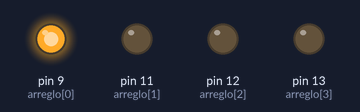
The sketch below on a simulated Arduino Uno, built with avr-gcc and run on an emulated ATmega328P. On the bench: output pins drawn as LEDs (lit = HIGH).

Above: at 0.05 s.
At 0.65 s:
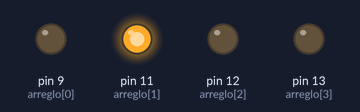
At 1.25 s:
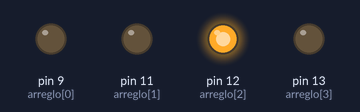
At 2.5 s:
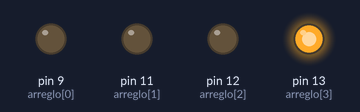
Timing chart, 0 to 3.0 s (numbered marks = the images above):
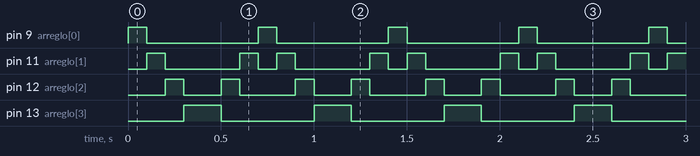

The sketch:

knight-rider.ino
```cpp
int arreglo[]={9, 11, 12, 13};

void setup(){
    for(int i = 0; i < 4; i++){
        pinMode(arreglo[i], OUTPUT);/* aqui se define si el pin es entrada o salida, en este caso es salida*/
    }
}
void loop(){
    for(int i = 0; i < 4; i++){
        digitalWrite(arreglo[i], HIGH);
        delay(100);
        digitalWrite(arreglo[i], LOW);
    }
    for(int i=3; i>0; i--){
        digitalWrite(arreglo[i], HIGH);
        delay(100);
        digitalWrite(arreglo[i], LOW);
    }
}
```

Measured:
- by itself, pin 9 (arreglo[0]): alternates HIGH for 0.10 s and LOW for 0.60 s
- by itself, pin 11 (arreglo[1]): repeats every 0.70 s: LOW 0.40 s, HIGH 0.10 s, LOW 0.10 s, HIGH 0.10 s
- by itself, pin 12 (arreglo[2]): repeats every 0.70 s: LOW 0.20 s, HIGH 0.10 s, LOW 0.30 s, HIGH 0.10 s
- by itself, pin 13 (arreglo[3]): alternates HIGH for 0.20 s and LOW for 0.50 s
